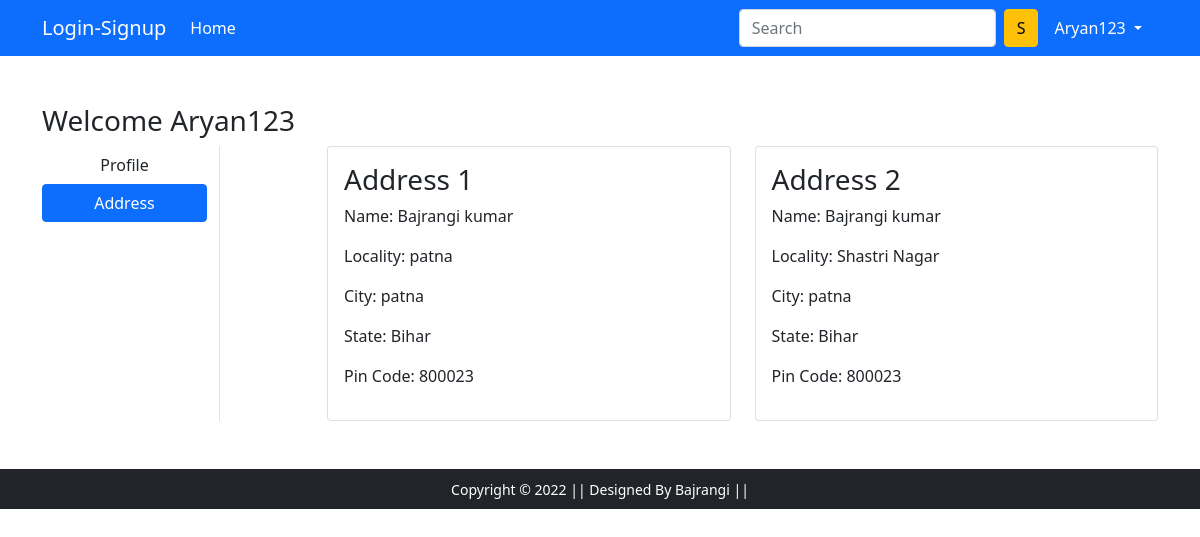
/address/ (signed in), run on the app's committed database.
### app/models.py (models this page shows, shortened)
class Customer(models.Model):
    user=models.ForeignKey(User,on_delete=models.CASCADE)
    name=models.CharField(max_length=200)
    locality=models.CharField(max_length=200)
    city=models.CharField(max_length=50)
    zipcode=models.IntegerField()
    state=models.CharField(choices=STATE_CHOICES,max_length=50)

### app/views.py (the view)
# urls.py: path('address/', views.address, name='address'),
@login_required
def address(request):
    add=Customer.objects.filter(user=request.user)
    totalitem=len(Cart.objects.filter(user=request.user))
    return render(request, 'app/address.html',{'add':add,'active':'btn-primary','totalitem':totalitem})

### app/templates/app/address.html (shortened to what this page needs)
{% extends 'app/base.html' %}
{% load static %}
{% block main-content %}
<div class="container my-5">
 <div class="row">
 <h3>Welcome <span class="text-capitalize">{{request.user}}</span></h3>
  <div class="col-sm-2 border-end">
   <ul class="list-unstyled">
    <li class="d-grid"><a href="{% url 'profile' %}" class="btn">Profile</a></li>
    <li class="d-grid"><a href="{% url 'address' %}" class="btn {{active}}">Address</a></li>
   </ul>
  </div>
  <div class="col-sm-9 offset-sm-1">
   <div class="row">
    {% for ad in add %}
    <div class="col-sm-6">
     <div class="card">
      <div class="card-body">
       <h3>Address {{forloop.counter}}</h3>
       <p>Name: {{ad.name}}</p>
       <p>Locality: {{ad.locality}}</p>
       <p>City: {{ad.city}}</p>
       <p>State: {{ad.state}}</p>
       <p>Pin Code: {{ad.zipcode}}</p>
      </div>
     </div>
    </div>
    {% endfor %}
   </div>
  </div>
 </div>
</div>
{% endblock main-content %}

### app/templates/app/base.html (shortened to what this page needs)
<!doctype html> {% load static %}
<html lang="en">
<head>
    <link href="https://cdn.jsdelivr.net/npm/bootstrap@5.0.0-beta1/dist/css/bootstrap.min.css" rel="stylesheet">
    <link rel="stylesheet" href="{% static 'app/css/owl.carousel.min.css' %}">
    <link rel="stylesheet" href="{% static 'app/css/all.min.css' %}">
    <link rel="stylesheet" href="{% static 'app/css/style.css' %}">
</head>
<body>
    <nav class="navbar navbar-expand-lg navbar-dark bg-primary">
        <div class="container">
            <a class="navbar-brand" href="/">Login-Signup</a>
            <div class="collapse navbar-collapse" id="navbarSupportedContent">
                <ul class="navbar-nav me-auto mb-2 mb-lg-0">
                    <li class="nav-item">
                        <a class="nav-link active" aria-current="page" href="/">Home</a>
                    </li>
                </ul>
                <form class="d-flex">
                    <input class="form-control me-2" type="search" placeholder="Search" aria-label="Search">
                    <button class="btn btn-warning" type="submit">S</button>
                </form>
                <div>
                    <ul class="navbar-nav me-auto mb-2 mb-lg-0">
                        {% if request.user.is_authenticated %}
                        <li class="nav-item dropdown mx-2">
                            <a class="nav-link dropdown-toggle text-white" href="#" id="profileDropdown" role="button" data-bs-toggle="dropdown" aria-expanded="false">
                {{request.user.username|capfirst}}
              </a>
                        </li>
                        {% endif %}
                    </ul>
                </div>
            </div>
        </div>
    </nav>
    {% block banner_slider %} {% endblock banner_slider %} {% block livesale %} {% endblock livesale %} {% block main-content %} {% endblock main-content %} {% block payment-gateway %} {% endblock payment-gateway %}
    <footer class="container-fluid bg-dark text-center p-2 mt-5">
        <small class="text-white">Copyright &copy; 2022 || Designed By Bajrangi || </small>
    </footer>
</body>
</html>

### data on the page
Customer: name "Bajrangi kumar", locality "patna", city "patna", state "Bihar", zipcode "800023"
Customer: name "Bajrangi kumar", locality "Shastri Nagar", city "patna", state "Bihar", zipcode "800023"

### other printed values
{{ request.user.username|capfirst }} "Aryan123"
{{ request.user }} "Aryan123"
